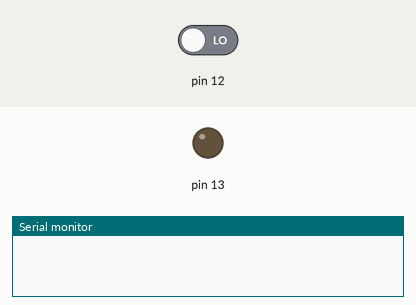
The sketch below on a simulated Arduino Uno, built with avr-gcc and run on an emulated ATmega328P. Parts: output pins drawn as LEDs (lit = HIGH), the last lines printed to the serial monitor. Dashed ring = blinking. Inputs (shaded band) come from the test bench; at power-on: pin 12 LOW.

Above: at 1.2 s.
1.3 s: pin 12 driven HIGH
At 2.1 s:
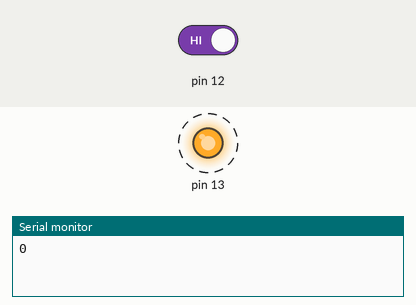
Timing chart, 0 to 10.3 s (numbered marks = the images above; inputs shaded):
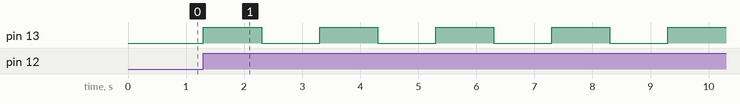

The sketch:

temporizador.ino
```cpp
int a = 0;
void setup() {
  // put your setup code here, to run once:
  Serial.begin(9600);
  pinMode(12,INPUT);
  pinMode(13,OUTPUT);

}

void loop() {
  // put your main code here, to run repeatedly:

  if(digitalRead(12)==1){
    for(int i = 0;i<10;i++){
      Serial.println(i);
      digitalWrite(13,HIGH);
      delay(1000);
      digitalWrite(13,LOW);
      delay(1000);

    }
  }
}
```

Measured:
- after the input at 1.3 s, pin 13: alternates HIGH for 1.0 s and LOW for 1.0 s, starting at once
